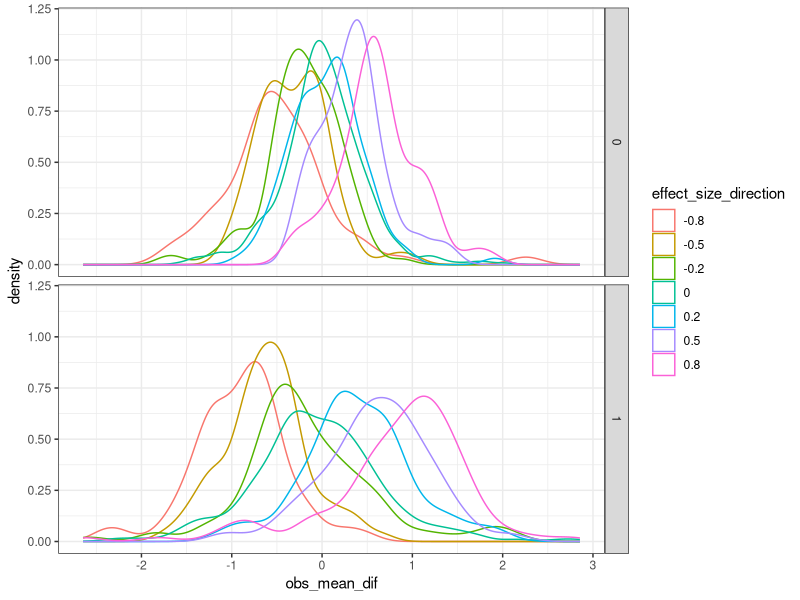
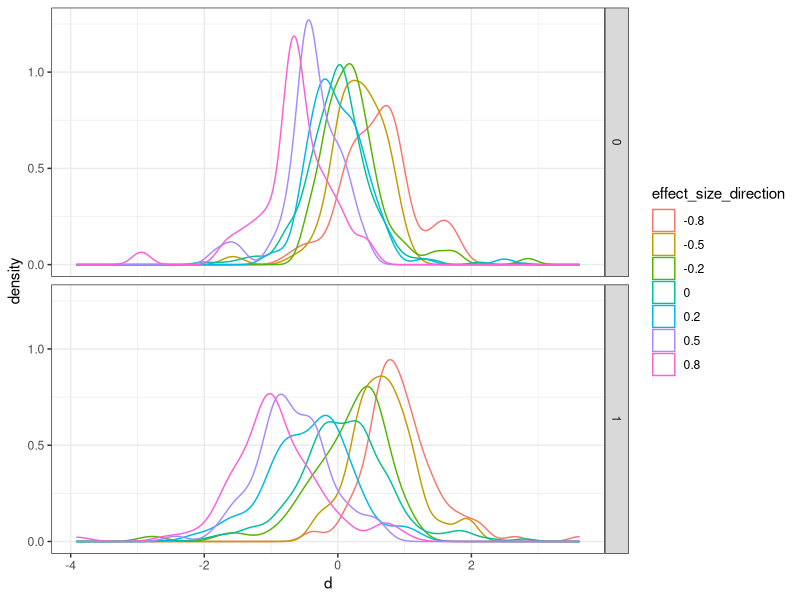
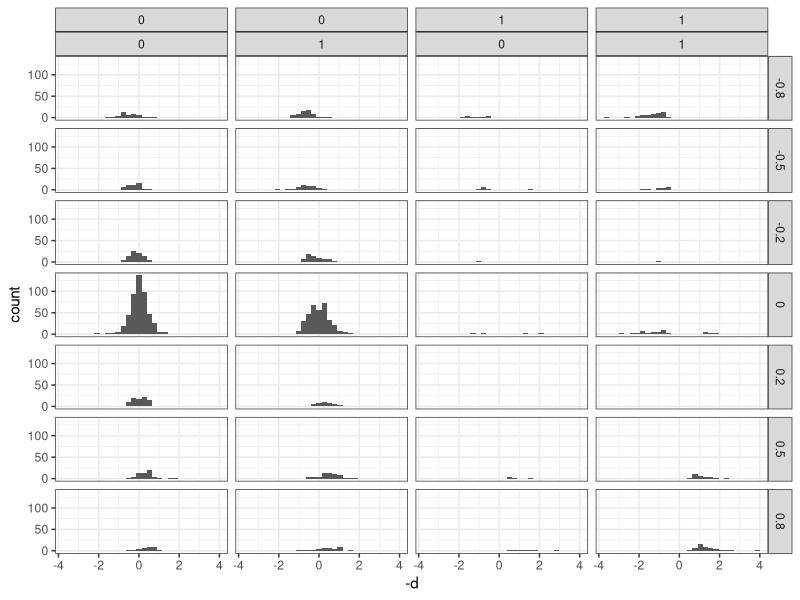
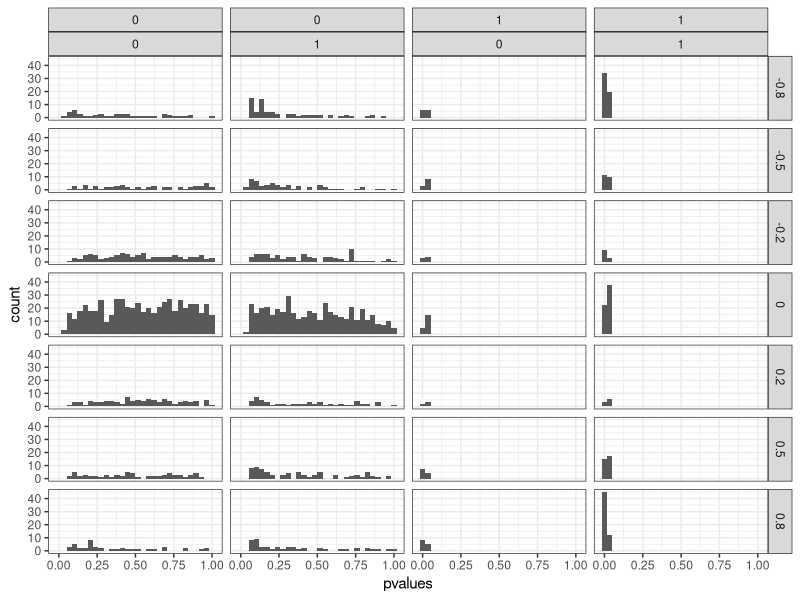

The R source for these figures, in order:
## ---- chunk 1
library(tidyverse)
## ---- chunk 2

cnames <- c("ID", "length", "judgement", "effect_size", 
            "effect_size_direction", "true_mean1", "true_mean2", 
            "obs_mean_1", "obs_mean2", "obs_mean_dif", "df", 
            "tvalue", "pvalues", "obs_power", "d")

#Read in data----
all_data <- read_tsv("alldata.csv", col_names = cnames) %>%
  mutate(correct = ifelse((judgement>0) == (effect_size>0), 1, 0),
         significant = ifelse(pvalues <= 0.05, 1, 0)
  )

#subset data ((note use of levels to deal with factor)) only trials with more than 5 responses
all_data_sub <- filter(all_data, length > 5) %>%
  mutate(effect_size_direction = factor(effect_size_direction),
         judgement = factor(judgement))

## ---- chunk 3
#plot observed mean difference across conditions
ggplot(all_data_sub,aes(x=obs_mean_dif, color = effect_size_direction))+
  geom_density() +
  facet_grid(judgement~.) +
  theme_bw()

#ggsave("obs_mean_dif2.png", width = 7, height = 5)
## ---- chunk 4
#plot d across conditions
ggplot(all_data_sub,aes(x=d, color = effect_size_direction))+
  geom_density() +
  facet_grid(judgement~.) +
  theme_bw()
## ---- chunk 5
#plot d as a function of effect size (0.8, 0.5,0.2,0,-0.2 etc) and judgments and significance
ggplot(all_data_sub,aes(x=-d))+geom_histogram() + 
  facet_grid(effect_size_direction~significant*judgement) +
  theme_bw()

#Plot the p-values (you see p-values are lower when they say yes)
ggplot(all_data_sub,aes(x=pvalues))+geom_histogram() + 
  facet_grid(effect_size_direction~significant*judgement) +
  theme_bw()
